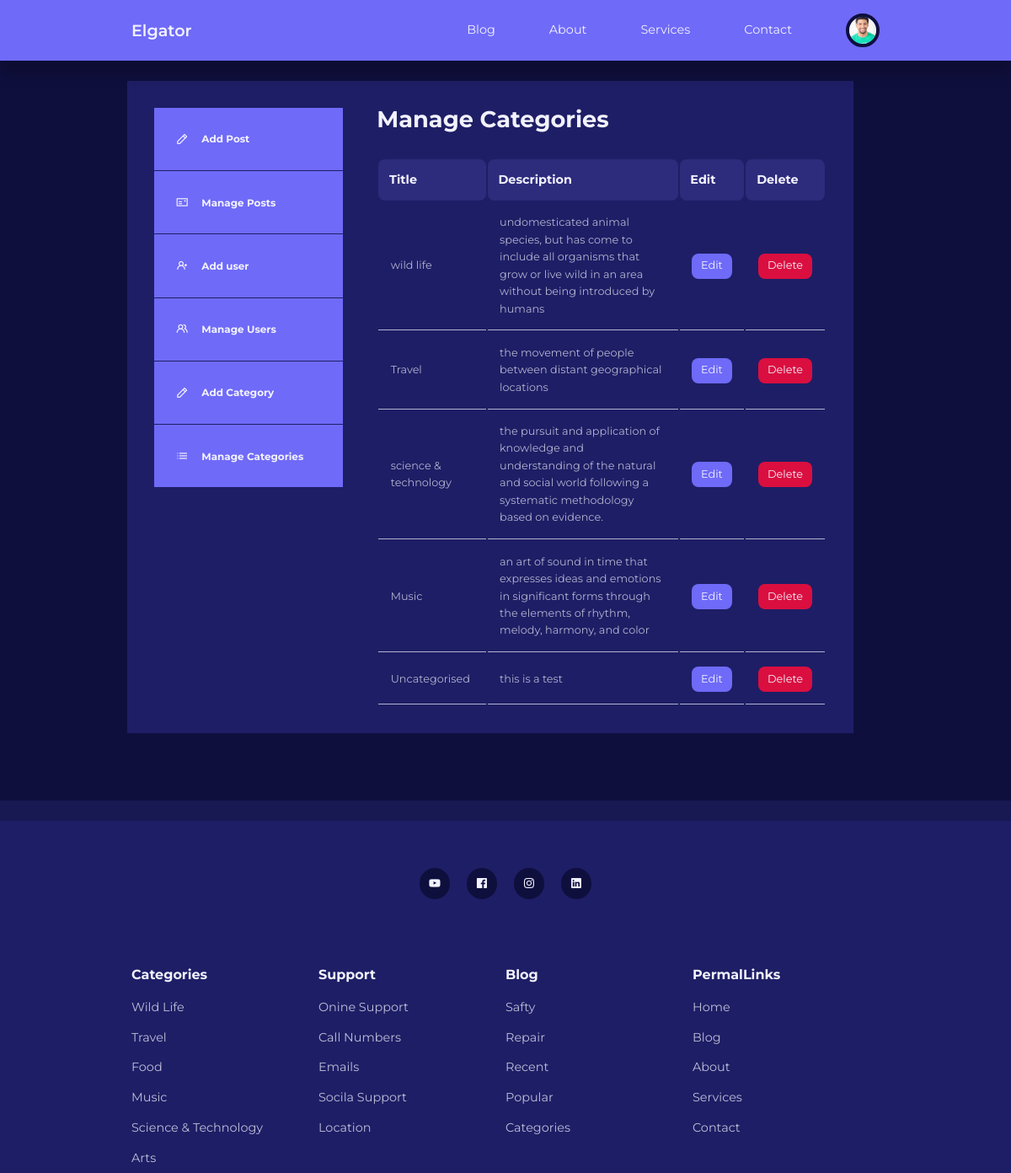
The page /admin/manage-categories.php (signed in) on the database its author committed.
### tables this page shows
CREATE TABLE `users` (
  `id` int(11) NOT NULL,
  `firstname` varchar(50) DEFAULT NULL,
  `lastname` varchar(50) DEFAULT NULL,
  `username` varchar(50) NOT NULL,
  `email` varchar(100) DEFAULT NULL,
  `password` varchar(255) DEFAULT NULL,
  `avatar` varchar(255) DEFAULT NULL,
  `is_admin` tinyint(4) DEFAULT NULL
);

CREATE TABLE `categories` (
  `id` int(11) NOT NULL,
  `title` varchar(50) NOT NULL,
  `description` varchar(255) NOT NULL
);

### admin/manage-categories.php (the view, shortened to what this page needs)
<?php
include '../admin/partials/header.php';
$fetch_query="SELECT * FROM `categories`";
$categories=mysqli_query($connection,$fetch_query);
?>
<section class="dashboard">
    <div class="container dashboard__container">
        <aside>
            <ul>
                <li>
                    <a href="add-post.php"><i class="uil uil-pen"></i></a>
                    <h5>Add Post</h5>
                </li>
                <li>
                    <a href="index.php"><i class="uil uil-postcard"></i></a>
                    <h5>Manage Posts</h5>
                </li>
                <?php if(isset($_SESSION["user_is_admin"])){?>
                <li>
                    <a href="add-user.php"><i class="uil uil-user-plus"></i></a>
                    <h5>Add user</h5>
                </li>
                <li>
                    <a href="manage-users.php"><i class="uil uil-users-alt"></i></a>
                    <h5>Manage Users</h5>
                </li>
                <li>
                    <a href="add-category.php"><i class="uil uil-pen"></i></a>
                    <h5>Add Category</h5>
                </li>
                <li>
                    <a href="manage-categories.php">
                        <i class="uil uil-list-ul"></i></a>
                    <h5>Manage Categories</h5>
                </li>
                <?php
                }
                ?>
            </ul>
        </aside>
        <main>
            <h2>Manage Categories</h2>
            <table>
                <thead>
                    <tr>
                        <th>Title</th>
                        <th>Description</th>
                        <th>Edit</th>
                        <th>Delete</th>
                    </tr>
                </thead>
                <tbody>
                    <?php while ($category=mysqli_fetch_assoc($categories)):?>
                    <tr>
                        <td><?= $category['title']?></td>
                        <td><?= $category['description']?></td>
                        <td><a href="<?=ROOT_URL?>admin/edit-category.php?id=<?=$category['id']?>"
                                class="btn sm">Edit</a>
                        </td>
                        <td>
                            <a href="<?=ROOT_URL?>admin/delete-category-logic.php?id=<?=$category['id']?>"
                                class="btn sm danger">Delete</a>
                        </td>
                    </tr>
                    <?php
                    endwhile;
                    ?>
                </tbody>
            </table>
        </main>
    </div>
</section>
<?php
include '../partials/footer.php';
?>

### admin/partials/header.php (shortened to what this page needs)
<?php
require("./config/database.php");
if(isset($_SESSION["user-id"])){
    $id=filter_var($_SESSION["user-id"],FILTER_SANITIZE_NUMBER_INT);
    $fetch_query="SELECT `avatar` FROM `users` WHERE id=$id";
    $result=mysqli_query($connection,$fetch_query);
    $avatar=mysqli_fetch_assoc($result);
}
?>
<!DOCTYPE html>
<html lang="en">
<head>
    <link rel="stylesheet" href="<?=ROOT_URL?>css/styles.css" />
    <link rel="stylesheet" href="https://unicons.iconscout.com/release/v4.0.0/css/line.css" />
</head>
<body>
    <nav>
        <div class="container nav-container">
            <a href="<?=ROOT_URL?>" class="nav-logo">Elgator</a>
            <ul class="nav-items">
                <li><a href="<?=ROOT_URL?>blog.php">Blog</a></li>
                <li><a href="<?=ROOT_URL?>about.php">About</a></li>
                <li><a href="<?=ROOT_URL?>services.php">Services</a></li>
                <li><a href="<?=ROOT_URL?>contact.php">Contact</a></li>
                <?php
                if(isset($_SESSION["user-id"])){
                ?>
                <li class="nav-profile">
                    <div class="avatar">
                        <img src="<?=ROOT_URL."images/".$avatar["avatar"]?>" alt="" />
                    </div>
                </li>
                <?php
                }else{
                ?>
                <li><a href="<?=ROOT_URL?>signin.php">Signin</a></li>
                <?php
                }
                ?>
            </ul>
        </div>
    </nav>

### css/styles.css (style rules this page uses)
:root { --color-primary: #6f6af8; --color-primary-light: hsl(242, 91%, 69%, 18%); --color-primary-variant: #5854c7; --color-red: #da0f3f; --color-red-light: hsl(346, 87%, 46%, 15%); --color-green: #00c476; --color-green-light: hsl(156, 100%, 38%, 15%); --color-gray-900: #1e1e66; --color-gray-700: #2d2b7c; --color-gray-300: rgba(242, 242, 254, 0.3); --color-gray-200: rgba(242, 242, 254, 0.7); --color-white: #f2f2fe; --color-bg: #0f0f3e; --transition: all 300ms ease; --container-width-lg: 74%; --container-width-md: 88%; --form-width: 40%; --card-border-radius-1: 0.3rem; --card-border-radius-2: 0.5rem; --card-border-radius-3: 0.8rem; --card-border-radius-4: 2rem; --card-border-radius-5: 5rem; }
* { margin: 0; padding: 0; outline: none; appearance: none; list-style: none; text-decoration: none; box-sizing: border-box; }
body { font-family: "Montserrat", sans-serif; font-size: 0.9rem; line-height: 1.6; background-color: var(--color-bg); color: var(--color-gray-200); }
.container { width: var(--container-width-lg); max-width: 1800px; margin: 0 auto; }
section { margin-top: 3rem; width: 97vw; }
h1, h2, h3, h4, h5 { color: var(--color-white); line-height: 1.3; }
h2 { font-size: 1.7rem; margin: 1rem 0; }
a { transition: var(--transition); color: var(--color-white); }
img { display: block; object-fit: cover; width: 100%; }
nav { background-color: var(--color-primary); height: 4.5rem; width: 100vw; position: fixed; top: 0; z-index: 10; box-shadow: 0 1rem 1rem rgba(0, 0, 0, 0.2); }
.nav-container { height: 100%; display: flex; align-items: center; justify-content: space-between; }
.avatar { width: 2.5rem; aspect-ratio: 1/1; border-radius: 50%; overflow: hidden; border: 0.3rem solid var(--color-bg); }
.nav-logo { font-weight: 600; font-size: 1.2rem; }
.nav-items { display: flex; gap: 4rem; align-items: center; }
.nav-profile { position: relative; cursor: pointer; }
.btn { display: inline-block; width: fit-content; padding: 0.6rem 1.2rem; background-color: var(--color-primary); border-radius: var(--card-border-radius-2); border: none; transition: var(--transition); color: var(--color-white); cursor: pointer; }
.btn.sm { padding: 0.3rem 0.7rem; font-size: 0.8rem; }
.btn.danger { background-color: var(--color-red); }
.dashboard { margin-top: 6rem; }
.dashboard__container { display: grid; grid-template-columns: 14rem auto; gap: 1rem; background-color: var(--color-gray-900); padding: 2rem; margin-bottom: 5rem; }
.dashboard aside { height: fit-content; }
.dashboard aside li { background-color: var(--color-primary); display: flex; gap: 1rem; align-items: center; padding: 1.6rem; }
.dashboard aside ul li { border-bottom: 1px solid var(--color-gray-900); }
.dashboard main { margin-left: 1.5rem; }
.dashboard main h2 { margin: 0 0 2rem 0; line-height: 1; }
.dashboard main table { width: 100%; text-align: left; }
.dashboard main table th { padding: 0.8rem; background-color: var(--color-gray-700); color: var(--color-white); border-radius: var(--card-border-radius-2); }
.dashboard main table td { padding: 0.9rem; font-size: 0.8rem; border-bottom: 1px solid var(--color-gray-200); transition: var(--transition); }

### rows shown on the page
users: avatar (picture)
categories: title "wild life", description "undomesticated animal species, but has come to include all organisms that grow or live wild in an area without being introduced by humans"
categories: title "Travel", description "the movement of people between distant geographical locations"
categories: title "science & technology", description "the pursuit and application of knowledge and understanding of the natural and social world following a systematic methodology based on evidence."
categories: title "Music", description "an art of sound in time that expresses ideas and emotions in significant forms through the elements of rhythm, melody, harmony, and color"
categories: title "Uncategorised", description "this is a test"
